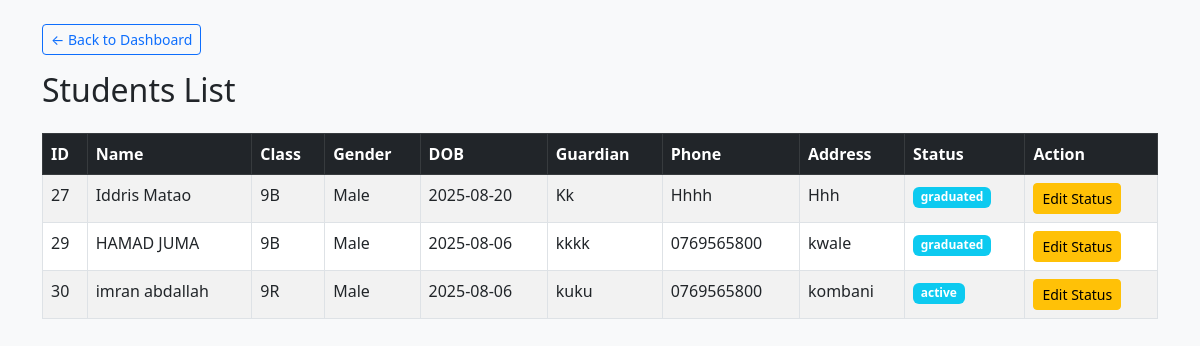
Page /manager/edit_student.php (signed in) on the earlier database version.
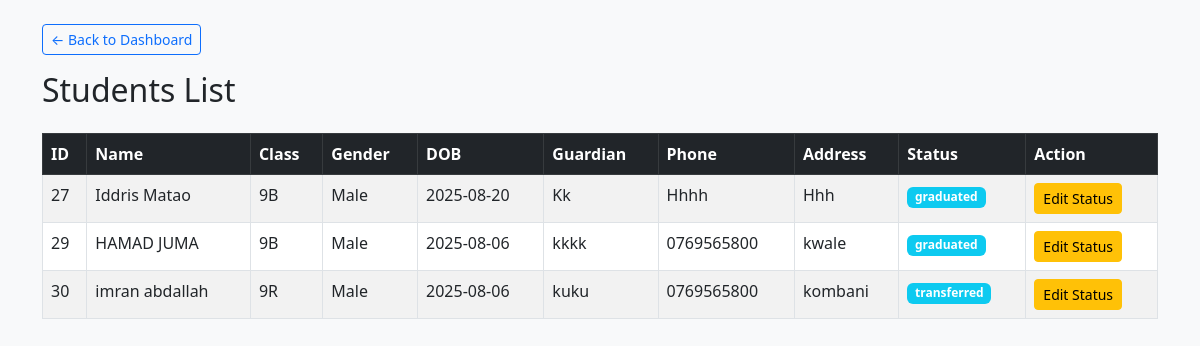
Same page on the later database version.
### tables this page shows
CREATE TABLE `student` (
  `id` int(11) NOT NULL,
  `firstname` varchar(100) DEFAULT NULL,
  `lastname` varchar(50) DEFAULT NULL,
  `gender` varchar(10) DEFAULT NULL,
  `dob` date DEFAULT NULL,
  `guardian_name` varchar(100) DEFAULT NULL,
  `guardian_phone` varchar(20) DEFAULT NULL,
  `address` text DEFAULT NULL,
  `status` enum('active','inactive','transferred','graduated') DEFAULT 'active',
  `photo` varchar(255) DEFAULT NULL,
  `admno` int(100) NOT NULL,
  `school_id` int(11) NOT NULL,
  `class_id` int(11) NOT NULL
);

CREATE TABLE `class` (
  `id` int(11) NOT NULL,
  `name` varchar(50) NOT NULL,
  `school_id` int(11) NOT NULL
);

### manager/edit_student.php (the view, shortened to what this page needs)
<?php
include 'db.php';
$school_id = $_SESSION['school_id'];
$sql = "SELECT s.id, s.firstname, s.lastname, s.gender, s.dob,
               s.guardian_name, s.guardian_phone, s.address, s.status,
               c.name AS class_name       -- ✅ get class name
        FROM student s
        LEFT JOIN class c ON s.class_id = c.id   -- ✅ join class table
        WHERE s.school_id=?";
$stmt = $conn->prepare($sql);
$stmt->bind_param("i", $school_id);
$stmt->execute();
$result = $stmt->get_result();
?>
<!DOCTYPE html>
<html>
<head>
    <link href="https://cdn.jsdelivr.net/npm/bootstrap@5.3.0/dist/css/bootstrap.min.css" rel="stylesheet">
</head>
<body class="bg-light p-4">
<div class="container">
    <a href="dashboard.php" class="btn btn-sm btn-outline-primary mb-3">&larr; Back to Dashboard</a>
    <h2 class="mb-4">Students List</h2>
    <table class="table table-bordered table-striped">
        <thead class="table-dark">
            <tr>
                <th>ID</th>
                <th>Name</th>
                <th>Class</th>
                <th>Gender</th>
                <th>DOB</th>
                <th>Guardian</th>
                <th>Phone</th>
                <th>Address</th>
                <th>Status</th>
                <th>Action</th>
            </tr>
        </thead>
        <tbody>
            <?php while ($row = $result->fetch_assoc()) { ?>
                <tr>
                    <td><?= $row['id'] ?></td>
                    <td><?= htmlspecialchars($row['firstname'] . ' ' . $row['lastname']) ?></td>
                    <td><?= htmlspecialchars($row['class_name'] ?? 'N/A') ?></td>
                    <td><?= htmlspecialchars($row['gender']) ?></td>
                    <td><?= htmlspecialchars($row['dob']) ?></td>
                    <td><?= htmlspecialchars($row['guardian_name']) ?></td>
                    <td><?= htmlspecialchars($row['guardian_phone']) ?></td>
                    <td><?= htmlspecialchars($row['address']) ?></td>
                    <td><span class="badge bg-info"><?= htmlspecialchars($row['status']) ?></span></td>
                    <td>
                        <button
                            class="btn btn-sm btn-warning"
                            data-bs-toggle="modal"
                            data-bs-target="#editModal"
                            data-id="<?= $row['id'] ?>"
                            data-name="<?= htmlspecialchars($row['firstname'] . ' ' . $row['lastname']) ?>"
                            data-status="<?= $row['status'] ?>">
                            Edit Status
                        </button>
                    </td>
                </tr>
            <?php } ?>
        </tbody>
    </table>
</div>
</body>
</html>

Differences in the rows shown:
changed student "imran abdallah": status "active" → "transferred"
